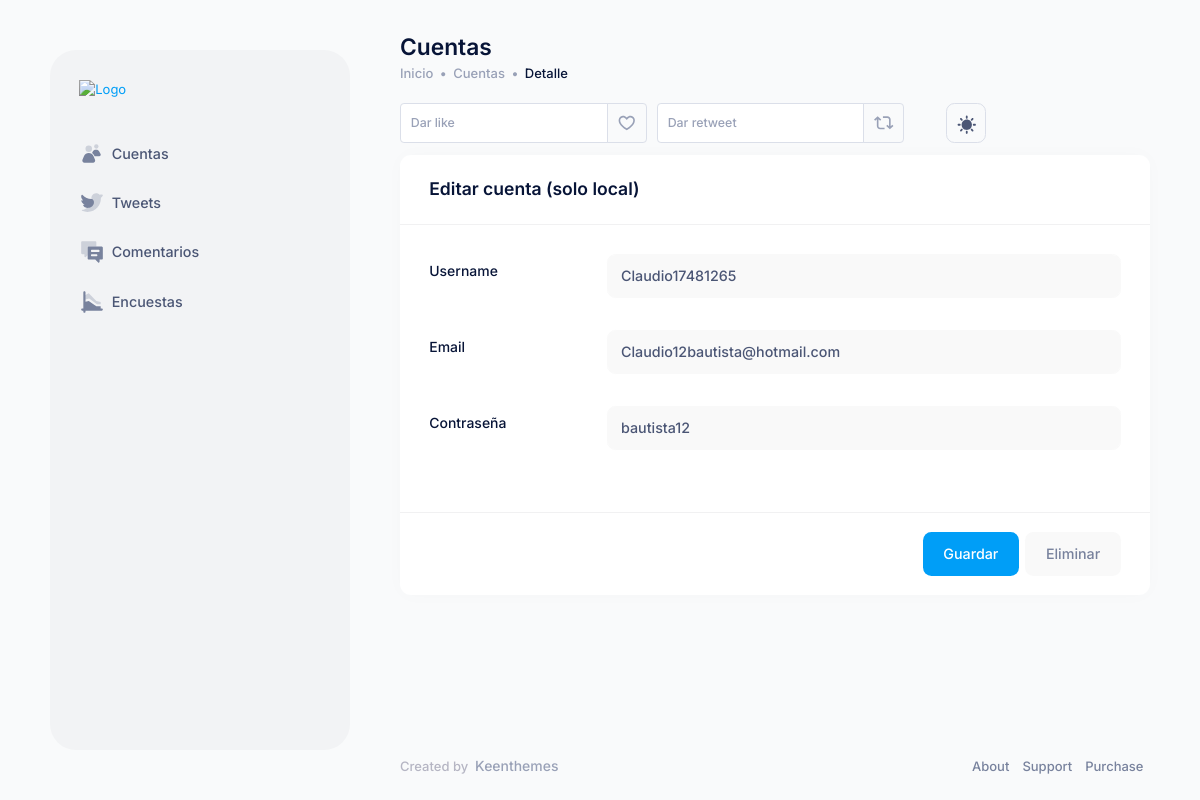
/twitter/detail_accounts/6/, run on the app's committed database.
### twitterApp/models/accounts.py (models this page shows)
class Accounts(models.Model):
    email = models.CharField(max_length=100)
    username = models.CharField(max_length=100)
    password = models.CharField(max_length=100)

### twitterApp/views/accounts.py (the view)
# urls.py: path('detail_accounts/<int:accounts_id>/', views.detail_accounts, name='detail_accounts'),
def detail_accounts(request, accounts_id):
    account = get_object_or_404(Accounts, pk=accounts_id)
    accounts = Accounts.objects.all()
    return render(
        request, "accounts/detail.html", {"account": account, "accounts": accounts}
    )

### twitterApp/templates/accounts/detail.html (shortened to what this page needs)
{% extends 'base/base.html' %}
{% block title %}
<div class="page-title d-flex flex-column align-items-start justify-content-center flex-wrap me-lg-2 pb-10 pb-lg-0"
    data-kt-swapper="true" data-kt-swapper-mode="prepend"
    data-kt-swapper-parent="{default: '#kt_content_container', lg: '#kt_header_container'}">
    <h1 class="d-flex flex-column text-dark fw-bold my-0 fs-1">Cuentas</h1>
    <ul class="breadcrumb breadcrumb-dot fw-semibold fs-base my-1">
        <li class="breadcrumb-item text-muted">
            <a href="{% url 'accounts' %}" class="text-muted text-hover-primary">
                Inicio
            </a>
        </li>
        <li class="breadcrumb-item text-muted">Cuentas</li>
        <li class="breadcrumb-item text-dark">Detalle</li>
    </ul>
</div>
{% endblock title %}
{% block controls %}
<div class="d-flex flex-wrap my-1">
    <ul class="nav nav-pills me-6 mb-2 mb-sm-0" role="tablist">
        <li class="nav-item m-0 me-3" role="presentation">
            <form data-kt-search-element="form" action="{% url 'like_tweet' account.id %}" method="POST"
                class="d-none d-lg-block w-100 position-relative mb-2 mb-lg-0" autocomplete="off">
                <div class="input-group input-group-sm">
                    <input type="text" id="tweet" name="tweet" class="form-control" placeholder="Dar like" aria-label="Dar like"
                        aria-describedby="basic-addon2" required />
                    <button type="submit" class="btn btn-icon btn-outline btn-active-color-danger">
                        <span class="svg-icon svg-icon-muted svg-icon-2">
                        </span>
                    </button>
                </div>
            </form>
        </li>
        <li class="nav-item m-0 me-3" role="presentation">
            <form data-kt-search-element="form" action="{% url 'like_retweet' account.id %}" method="POST"
                class="d-none d-lg-block w-100 position-relative mb-2 mb-lg-0" autocomplete="off">
                <div class="input-group input-group-sm">
                    <input type="text" id="tweet" name="tweet" class="form-control" placeholder="Dar retweet" aria-label="Dar retweet"
                        aria-describedby="basic-addon2" required />
                    <button type="submit" class="btn btn-icon btn-outline btn-active-color-success">
                        <span class="svg-icon svg-icon-muted svg-icon-2">
                        </span>
                    </button>
                </div>
            </form>
        </li>
    </ul>
</div>
{% endblock controls %}
{% block contenido %}
<div class="container-xxl" id="kt_content_container">
    <form class="form" action="{% url 'update_accounts' account.id %}" method="POST">
        <div class="card">
            <div class="card-header">
                <div class="card-title fs-3 fw-bold">Editar cuenta (solo local)</div>
            </div>
            <form id="kt_project_settings_form" class="form fv-plugins-bootstrap5 fv-plugins-framework"
                novalidate="novalidate">
                <div class="card-body p-9">
                    <div class="row mb-8">
                        <div class="col-xl-3">
                            <div class="fs-6 fw-semibold mt-2 mb-3">Username</div>
                        </div>
                        <div class="col-xl-9 fv-row fv-plugins-icon-container">
                            <input class="form-control form-control-solid" value="{{ account.username }}" type="text"
                                id="username" name="username" placeholder="John" required />
                        </div>
                    </div>
                    <div class="row mb-8">
                        <div class="col-xl-3">
                            <div class="fs-6 fw-semibold mt-2 mb-3">Email</div>
                        </div>
                        <div class="col-xl-9 fv-row fv-plugins-icon-container">
                            <input class="form-control form-control-solid" value="{{ account.email }}" type="text"
                                id="email" name="email" placeholder="Doe" required />
                        </div>
                    </div>
                    <div class="row mb-8">
                        <div class="col-xl-3">
                            <div class="fs-6 fw-semibold mt-2 mb-3">Contraseña</div>
                        </div>
                        <div class="col-xl-9 fv-row fv-plugins-icon-container">
                            <input class="form-control form-control-solid" value="{{ account.password }}" type="text"
                                id="password" name="password" placeholder="Flowbite" required />
                        </div>
                    </div>
                </div>
                <div class="card-footer d-flex justify-content-end py-6 px-9">
                    <button type="submit" class="btn btn-primary me-2">Guardar</button>
                    <button type="button" class="btn btn-light btn-active-light-primary" data-bs-toggle="modal"
                        data-bs-target="#kt_modal_new_user">
                        Eliminar
                    </button>
                </div>
            </form>
        </div>
    </form>
</div>
{% endblock contenido %}

### data on the page
Accounts: username "Claudio17481265", email "Claudio12bautista@hotmail.com", password "bautista12"
